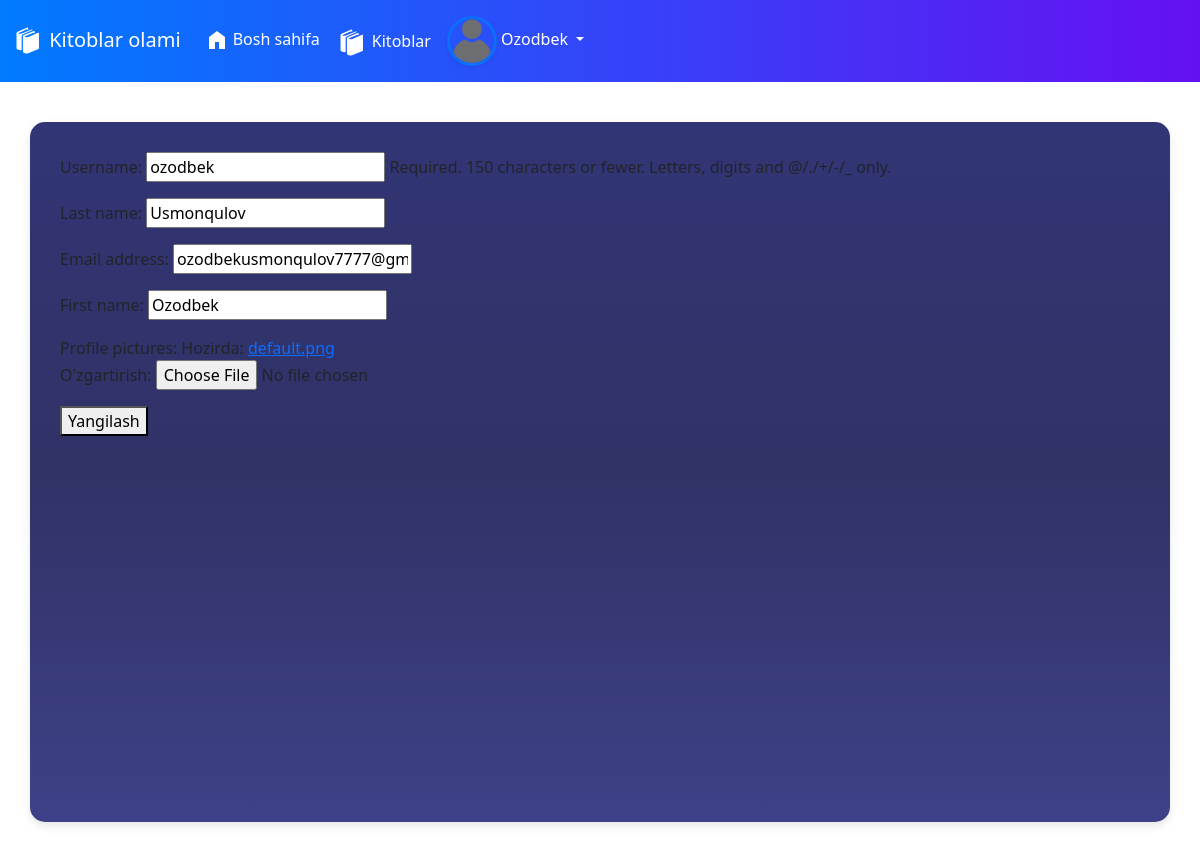
The page /users/update/ (signed in) on the database as committed earlier.
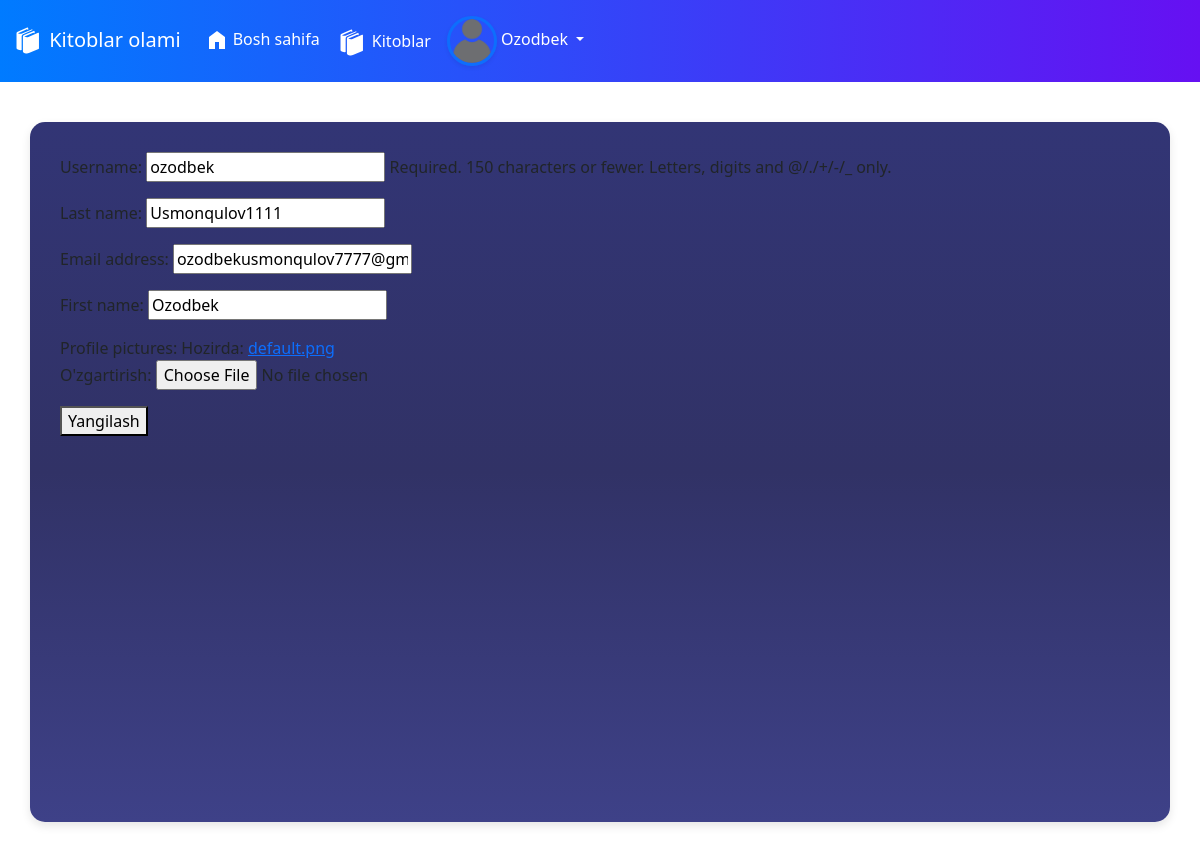
The same page on the database as committed later.
### users/models.py (models this page shows)
class CustomUser(AbstractUser):
    profile_pictures = models.ImageField(default="default.png/")

### users/views.py (the view)
# urls.py: path('update/', profile_update, name='profile_update')
@login_required
def profile_update(request):
    if request.method == 'POST':
        user_form = UserUpdateForm(request.POST, instance=request.user, files=request.FILES)
        profile_form = ProfileUpdateForm(request.POST, request.FILES, instance=request.user.profile)
        if user_form.is_valid() and profile_form.is_valid():
            user_form.save()
            profile_form.save()
            return redirect('users:profile')
    else:
        user_form = UserUpdateForm(instance=request.user)
        profile_form = ProfileUpdateForm(instance=request.user.profile)
    context = {
        'user_form': user_form,
        'profile_form': profile_form
    }
    return render(request, 'users/profile_update.html', context)

### users/forms.py
class UserUpdateForm(forms.ModelForm):
    class Meta:
        model = CustomUser
        fields = ['username',"last_name", 'email',"first_name","profile_pictures"]

class ProfileUpdateForm(forms.ModelForm):
    class Meta:
        model = CustomUser
        fields = ['username',"last_name", 'email',"first_name","profile_pictures"]

### users/templates/users/profile_update.html (shortened to what this page needs)
{% extends 'base.html' %}
{% block content %}
<form method="post" enctype="multipart/form-data">
    {{ user_form.as_p }}
    <button type="submit">Yangilash</button>
        {% endblock %}

### templates/base.html (shortened to what this page needs)
{% load static %}
<!DOCTYPE html>
<html lang="uz">
  <head>
    <link
      href="https://cdn.jsdelivr.net/npm/bootstrap@5.3.8/dist/css/bootstrap.min.css"
      rel="stylesheet"
>
  </head>
  <body class="{% block body_class %}{% endblock %}">
    <nav class="navbar navbar-expand-lg align-items-center">
      <div class="container-fluid">
        <a class="navbar-brand" href="{% url 'landing' %}"> Kitoblar olami</a>
        <div class="collapse navbar-collapse" id="navbarSupportedContent">
          <ul class="navbar-nav me-auto mb-2 mb-lg-0">
            <li class="nav-item" style="margin-top: 2.7%;">
              <a class="nav-link {% if request.resolver_match.url_name == 'landing' %}active{% endif %}"
                 href="{% url 'landing' %}"> <svg xmlns="http://www.w3.org/2000/svg" width="24" height="24" viewBox="0 0 24 24"><path fill="currentColor" d="M4 21V9l8-6l8 6v12h-6v-7h-4v7z"/></svg>
                  Bosh sahifa
              </a>
            </li>
         {% if user.is_authenticated %}
<li class="nav-item" style="margin-top: 2.7%;">
  <a class="nav-link {% if request.resolver_match.url_name == 'book_list' %}active{% endif %}"
     href="{% url 'books:book_list' %}">
     Kitoblar
  </a>
</li>
{% endif %}
            <li class="nav-item dropdown  d-flex align-items-center">
                {% if user.is_authenticated %}
              <a class="nav-link dropdown-toggle {% if request.resolver_match.url_name in 'profile login register logout' %}active{% endif %}"
                 href="#" role="button" data-bs-toggle="dropdown" aria-expanded="false">
                    {% if user.profile_pictures %}
        <img src="{{ user.profile_pictures.url }}" alt="Profil rasmi"
             class="rounded-circle border border-3 border-primary shadow-sm"
             style="width: 50px; height: 50px; object-fit: cover;">
                     {% else %}
        <img src="https://cdn-icons-png.flaticon.com/512/847/847969.png"
             alt="Default profil rasmi"
             class="rounded-circle border border-3 border-secondary shadow-sm"
             style="width: 50px; height: 50px; object-fit: cover;">
                     {% endif %}
                {{ user.first_name}}
      </a>
              {% endif %}
            </li>
          </ul>
        </div>
      </div>
    </nav>
    <div class="container content-wrapper" style="background: linear-gradient(180deg, #323575 0%, #313266 50%, #3e4188 100%);height: 700px;">
      {% block content %}{% endblock %}
    </div>
  </body>
</html>

Rows that differ between the two databases and show on the page:
changed CustomUser "Ozodbek": last_name "Usmonqulov" → "Usmonqulov1111"
